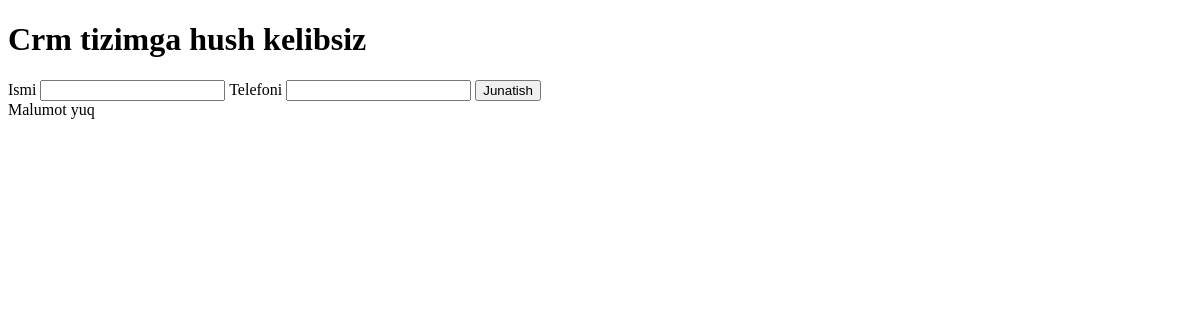
The app's page /, older data.
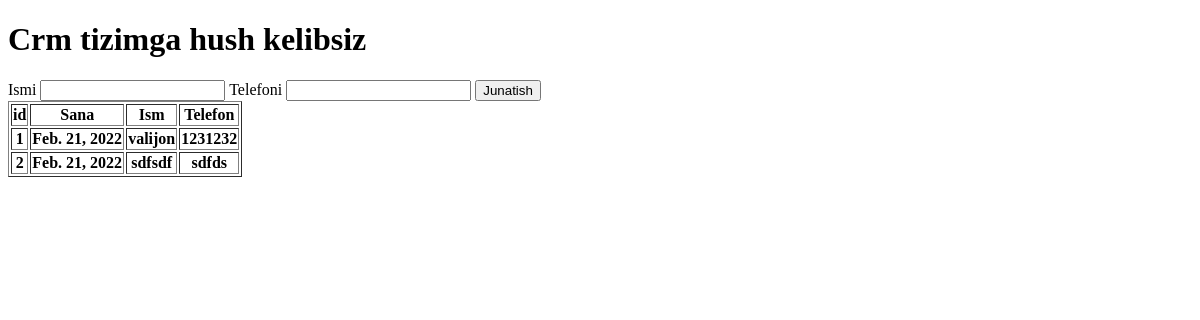
The same page, newer data.
### crm/models.py (models this page shows, shortened)
class Order(models.Model):
    order_dt = models.DateField(auto_now=True)
    order_name = models.CharField(max_length=200,verbose_name='ismi')
    order_phone = models.CharField(max_length=200,verbose_name='telefon')
    class Meta:
        verbose_name = 'zakaz'
        verbose_name_plural = 'zakazlar'

### crm/views.py (the view)
# urls.py: path('',views.firs_page),
def firs_page(request):
    object_list = Order.objects.all() # mdul ichida hamma queriset malumotlarni ol diyapmiz
    context = {'object_list':object_list}
    return  render(request,'./index.html',context)

### templates/index.html (shortened to what this page needs)
<!DOCTYPE html>
<html lang="en">
<head>
</head>
<body>
    <h1> Crm tizimga hush kelibsiz</h1>
   <form action="{% url 'thanks'%}" >
       <label>Ismi</lable>
        <input name="name">
        <label>Telefoni</label>
        <input name="phone">
        <button type="submit">Junatish</button>
   </form>
   <br>
    {% if object_list %}
    <table border="1">
        <tr>
            <th>id</th>
            <th>Sana</th>
            <th>Ism</th>
            <th>Telefon</th>
        </tr>
    {% for obj in object_list %}
        <tr>
            <th>{{obj.id}}</th>
            <th>{{obj.order_dt}}</th>
            <th>{{obj.order_name}}</th>
            <th>{{obj.order_phone}}</th>
        </tr>
        {% endfor %}
    </table>
    {% else %}
    Malumot yuq
    {% endif %}
</body>
</html>

Row changes from the older to the newer data that the page shows:
added Order: id "1", order_dt "Feb. 21, 2022", order_name "valijon", order_phone "1231232"
added Order: id "2", order_dt "Feb. 21, 2022", order_name "sdfsdf", order_phone "sdfds"
Text that changed along with them:
text no longer shown: "Malumot yuq"
text now shown: "id Sana Ism Telefon"
